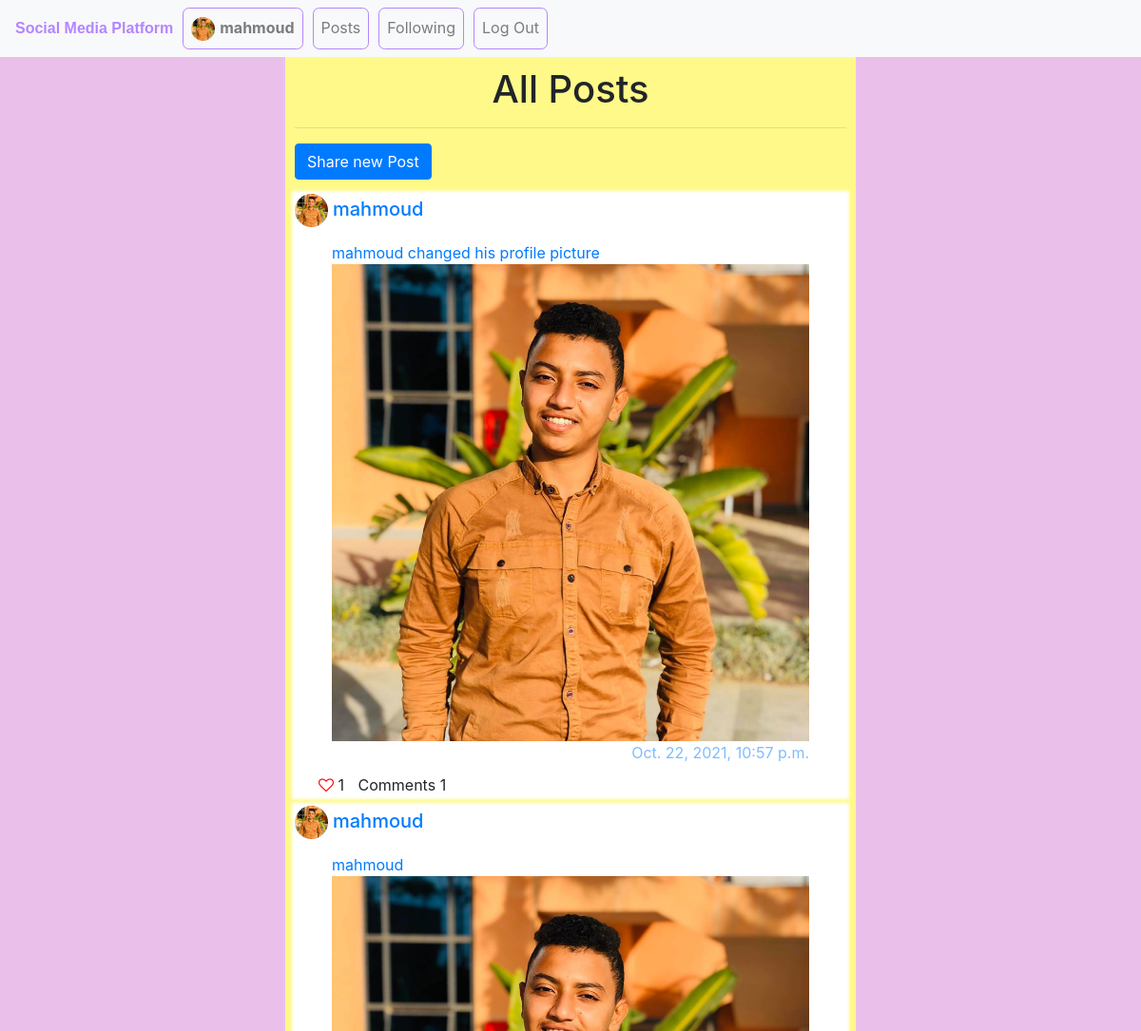
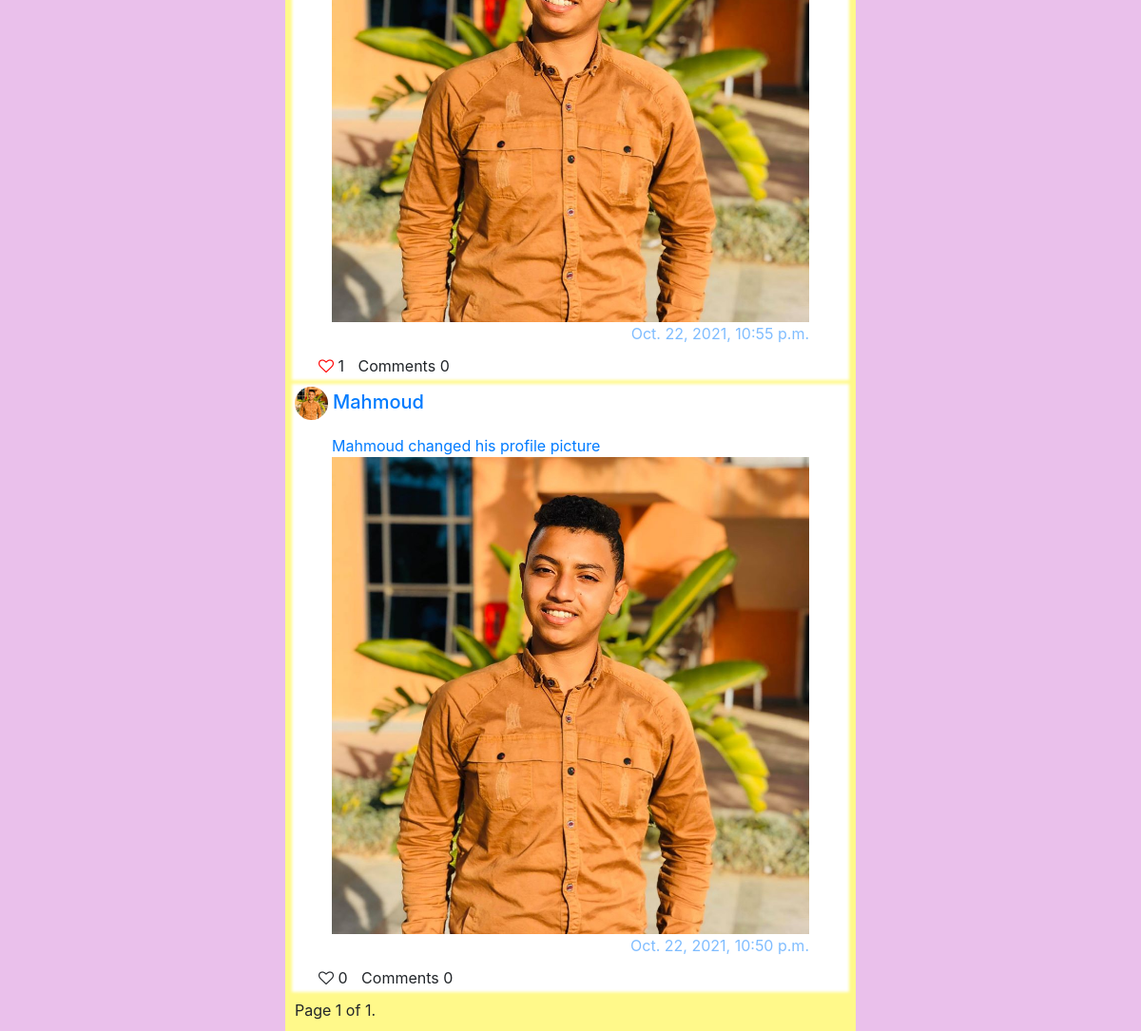
The app's page / (signed in) with its own data (2 pictures, top to bottom).
### Gallery/models.py (models this page shows, shortened)
class User(AbstractUser):
    profile_img = models.ImageField(upload_to=filepath, null=True, blank=True)

class Posts(models.Model):
    post = models.ImageField(upload_to=filepath, null=True, blank=True)
    text = models.CharField(max_length=512, default="")
    user = models.ForeignKey(User, on_delete=CASCADE, related_name="user")
    username = models.CharField(max_length=256, default="")
    date = models.DateTimeField(default=timezone.now)

### Gallery/views.py (the view)
# urls.py: path("", views.index, name="index"),
@login_required(login_url='login')
def index(request):
    posts = Posts.objects.all().order_by('id').reverse()
    p = []
    for post in posts:
        a = {}
        a["post"] = post
        a["num_likes"] = Likes.objects.filter(post_id = post.id).count()
        a["liked"]= Likes.objects.filter(user = request.user, post_id=post.id).count() > 0
        a["num_comments"] = Comments.objects.filter(post_id=post.id).count()
        p.append(a)
    paginator = Paginator(p, 10)
    page_number = request.GET.get('page')
    page_obj = paginator.get_page(page_number)
    return render(request, "Gallery/index.html",{"page_obj":page_obj})

### Gallery/templates/Gallery/index.html (shortened to what this page needs)
{% extends "Gallery/layout.html" %}
{% load static %}
{% block body %}
    <div id="container">
    <h1 style="text-align: center;">All Posts</h1>
    <hr>
        {% if not following_page %}
            {% if error %}
            <div class="post" id="add_post">
                <h3>Adding new Post</h3>
                <div class="alert alert-danger" role="alert">You should add either text post or photo or both</div>
                <form action="{% url 'add_post' %}" method="POST" enctype="multipart/form-data">
                    {% csrf_token %}
                    <textarea name="post" placeholder="Write something .." autofocus autocomplete="off" class="form-control" style="width:auto;" cols="73" rows="2"></textarea>
                    <canvas id="canvas"></canvas>
                    <input multiple="false" accept="image/*" id="img"  onchange="view_img()" type="file" name="img">
                    <input class="btn btn-primary" style="margin-top: 10px;" type="submit" value="Post">
                </form>
            </div>
            {% else %}
            <button class="btn btn-primary" id="btn_new_post" style="margin-bottom: 15px;" >Share new Post</button>
            {% endif %}
        {% endif %}
        {% for post in page_obj %}
        <div id="wedget">
            {% if post.post.user.profile_img %}
            <a href="http://127.0.0.1:8000/profile/{{post.post.user.username}}"><h5 style="margin-bottom: 5px; "><img src="{{post.post.user.profile_img.url}}" width="35px" height="35px" style="margin-right: 5px; border-radius: 50%;">{{post.post.user.username}}</h5></a>
        {% else %}
            <a href="http://127.0.0.1:8000/profile/{{post.post.user.username}}"><h5 style="margin-bottom: 5px; margin-right: 10px;"><img src="{% static 'Gallery/default.png' %}"  width="35px" height="35px" style="margin-right: 5px; border-radius: 50%;">{{post.post.user.username}}</h5></a>
        {% endif %}
            <a href="http://127.0.0.1:8000/posts/{{post.post.id}}" style="text-decoration: none;">
                <div class="post" style="margin-top: 0px;">
                    <div id="div{{post.post.id}}">{{post.post.text}}</div>
                    {% if post.post.post %}
                        <div><img src="{{post.post.post.url}}" width="100%" style="margin: auto;"></div>
                    {% endif %}
                    <div style="opacity: 0.5; text-align: right; text-align: right;">{{post.post.date}}</div>
                </div>
            </a>
                <div style="margin-top: auto; margin-bottom: 10px; margin-left: 25px;">
                    {% if post.liked %}
                        <div style="display: inline;" class="unlike"><i id="u{{post.post.id}}" data-id="{{post.post.id}}" style="color: red;" class="heart fa fa-heart-o"></i></div>
                    {% else %}
                        <div style="display: inline;"  class="like" ><i id="l{{post.post.id}}" data-id="{{post.post.id}}"  class="heart fa fa-heart-o"></i></div>
                    {% endif %}
                    <div id="num{{post.post.id}}" style="display: inline;">{{post.num_likes}}</div>
                    <div  style="margin-left:10px ; display: inline;">Comments {{post.num_comments}}</div>
                </div>
        </div>
        {% empty %}
            <h5>No Posts</h5>
        {% endfor %}
        <div class="pagination">
            <span class="step-links">
                <span class="current">
                    Page {{ page_obj.number }} of {{ page_obj.paginator.num_pages }}.
                </span>
            </span>
        </div>
    </div>
{% endblock %}

### Gallery/templates/Gallery/layout.html (shortened to what this page needs)
{% load static %}
<!DOCTYPE html>
<html lang="en">
    <head>
        <link rel="stylesheet" href="https://stackpath.bootstrapcdn.com/bootstrap/4.4.1/css/bootstrap.min.css">
        <link href="{% static 'Gallery/styles.css' %}" rel="stylesheet">
        <link rel="stylesheet" href="https://cdnjs.cloudflare.com/ajax/libs/font-awesome/4.7.0/css/font-awesome.min.css">
    </head>
    <body>
        <nav class="navbar navbar-expand-lg navbar-light bg-light" style=" color: #B485FF;">
            <strong style="font-family: 'Franklin Gothic Medium', 'Arial Narrow', Arial, sans-serif;">Social Media Platform</strong>
            <div>
              <ul class="navbar-nav mr-auto">
                {% if user.is_authenticated %}
                    <li class="nav-item" style="border: 1px solid #B485FF; border-radius: 5pt; margin-left: 10px;">
                        {% if user.profile_img %}
                            <a class="nav-link" href="http://127.0.0.1:8000/profile/{{user.username}}"><img src="{{user.profile_img.url}}" width="25px" style="border-radius: 50%;"><strong style="margin-left: 5px;">{{ user.username }}</strong></a>
                        {% else %}
                            <a class="nav-link" href="http://127.0.0.1:8000/profile/{{user.username}}"><img src="{% static 'Gallery/default.png' %}" width="25px" style="border-radius: 50%;"><strong style="margin-left: 5px;">{{ user.username }}</strong></a>
                        {% endif %}
                    </li>
                {% endif %}
                <li class="nav-item" style="border: 1px solid #B485FF; border-radius: 5pt; margin-left: 10px;">
                  <a class="nav-link" href="{% url 'index' %}">Posts</a>
                </li>
                {% if user.is_authenticated %}
                    <li class="nav-item" style="border: 1px solid #B485FF; border-radius: 5pt; margin-left: 10px;">
                        <a class="nav-link" href="http://127.0.0.1:8000/following">Following</a>
                    </li>
                    <li class="nav-item" style="border: 1px solid #B485FF; border-radius: 5pt; margin-left: 10px;">
                        <a class="nav-link" href="{% url 'logout' %}">Log Out</a>
                    </li>
                {% endif %}
              </ul>
            </div>
          </nav>
        <div class="body">
            {% block body %}
            {% endblock %}
        </div>
    </body>
</html>

### Gallery/templates/Gallery/index.html (style rules this page uses)
#wedget { background-color: white; box-shadow: 0px 0px 3px 3px white; margin-bottom: 10px; }
.post { border-radius: 5px; width: 90%; margin: auto; padding: 10px; }
#container { margin: auto; width: 50%; padding: 10px; background-color: #fff98a; }
body { background-color: #EAC0EB; }

### records on screen
User: profile_img (picture), username "mahmoud"
Posts: post.user.profile_img (picture), post.user.username "mahmoud", post.text "mahmoud changed his profile picture", post.post (picture), post "Oct. 22, 2021, 10:57 p.m.", num_likes "1", num_comments "1"
Posts: post.user.profile_img (picture), post.user.username "mahmoud", post.text "mahmoud", post.post (picture), post "Oct. 22, 2021, 10:55 p.m.", num_likes "1", num_comments "0"
Posts: post.user.profile_img (picture), post.user.username "Mahmoud", post.text "Mahmoud changed his profile picture", post.post (picture), post "Oct. 22, 2021, 10:50 p.m.", num_likes "0", num_comments "0"

### other values on screen
{{ page_obj.number }} "1"
{{ page_obj.paginator.num_pages }} "1"
